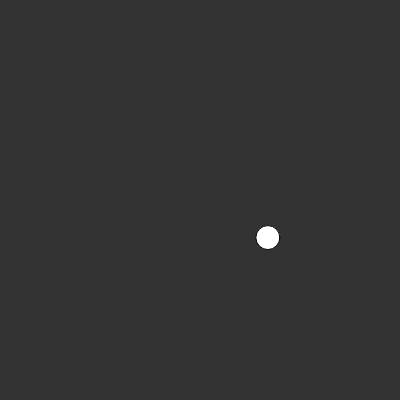
Frame 1 (no input)
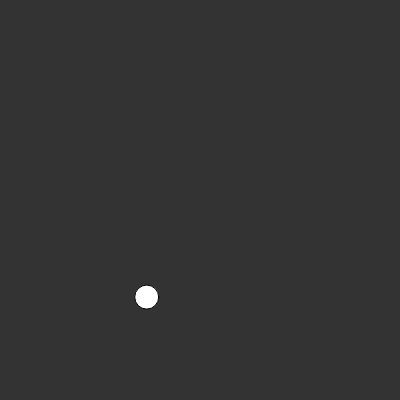
Frame 60 (no input)
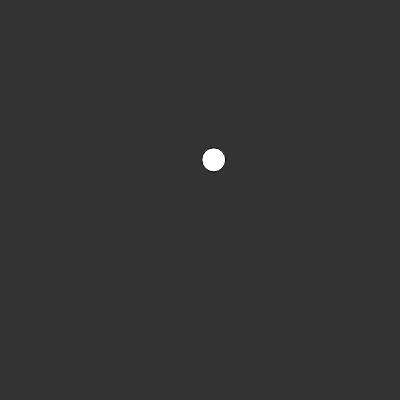
Frame 120 (the mouse pressed at the canvas centre since frame 60)

The p5.js sketch that drew these frames (run headless with seeded random() and noise() and a simulated clock; from frame 60 on, the mouse is pressed at the canvas centre):

// p5.js sketch
// ── sketch.js
var xoffset1 = 0;
var xoffset2 = 1000;


function setup() {
    createCanvas(400, 400);
}
  
function draw() {
    background(51);
    var movement = "Perlin Noise";
    
    if(movement == "Perlin Noise") {
        var x = map(noise(xoffset1), 0, 1, 0, width);
        var y = map(noise(xoffset2), 0, 1, 0, height);
        xoffset1 += 0.02;
        xoffset2 += 0.02;
    } else {
        var x = random(width);
    }
    
    ellipse(x, y, 24, 24);
}
